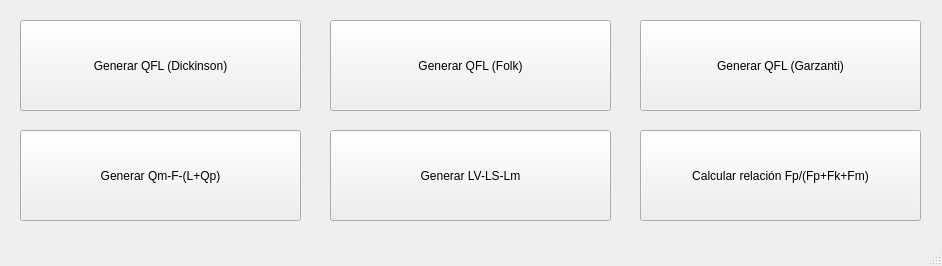
<?xml version="1.0" encoding="UTF-8"?>
<ui version="4.0">
 <class>MainWindow</class>
 <widget class="QMainWindow" name="MainWindow">
  <property name="geometry">
   <rect>
    <x>0</x>
    <y>0</y>
    <width>942</width>
    <height>266</height>
   </rect>
  </property>
  <property name="windowTitle">
   <string>Generar gráficos</string>
  </property>
  <widget class="QWidget" name="centralwidget">
   <widget class="QPushButton" name="QFL_boton_dickinson">
    <property name="geometry">
     <rect>
      <x>20</x>
      <y>20</y>
      <width>281</width>
      <height>91</height>
     </rect>
    </property>
    <property name="text">
     <string>Generar QFL (Dickinson)</string>
    </property>
   </widget>
   <widget class="QPushButton" name="QmFLQp_boton">
    <property name="geometry">
     <rect>
      <x>20</x>
      <y>130</y>
      <width>281</width>
      <height>91</height>
     </rect>
    </property>
    <property name="text">
     <string>Generar Qm-F-(L+Qp)</string>
    </property>
   </widget>
   <widget class="QPushButton" name="relacion_Fp_F_Boton">
    <property name="geometry">
     <rect>
      <x>640</x>
      <y>130</y>
      <width>281</width>
      <height>91</height>
     </rect>
    </property>
    <property name="text">
     <string>Calcular relación Fp/(Fp+Fk+Fm)</string>
    </property>
   </widget>
   <widget class="QPushButton" name="LVLSLm_boton">
    <property name="geometry">
     <rect>
      <x>330</x>
      <y>130</y>
      <width>281</width>
      <height>91</height>
     </rect>
    </property>
    <property name="text">
     <string>Generar LV-LS-Lm</string>
    </property>
   </widget>
   <widget class="QPushButton" name="QFL_boton_folk">
    <property name="geometry">
     <rect>
      <x>330</x>
      <y>20</y>
      <width>281</width>
      <height>91</height>
     </rect>
    </property>
    <property name="text">
     <string>Generar QFL (Folk)</string>
    </property>
   </widget>
   <widget class="QPushButton" name="QFL_boton_garzanti">
    <property name="geometry">
     <rect>
      <x>640</x>
      <y>20</y>
      <width>281</width>
      <height>91</height>
     </rect>
    </property>
    <property name="text">
     <string>Generar QFL (Garzanti)</string>
    </property>
   </widget>
  </widget>
  <widget class="QMenuBar" name="menubar">
   <property name="geometry">
    <rect>
     <x>0</x>
     <y>0</y>
     <width>942</width>
     <height>22</height>
    </rect>
   </property>
  </widget>
  <widget class="QStatusBar" name="statusbar"/>
 </widget>
 <resources/>
 <connections/>
</ui>
